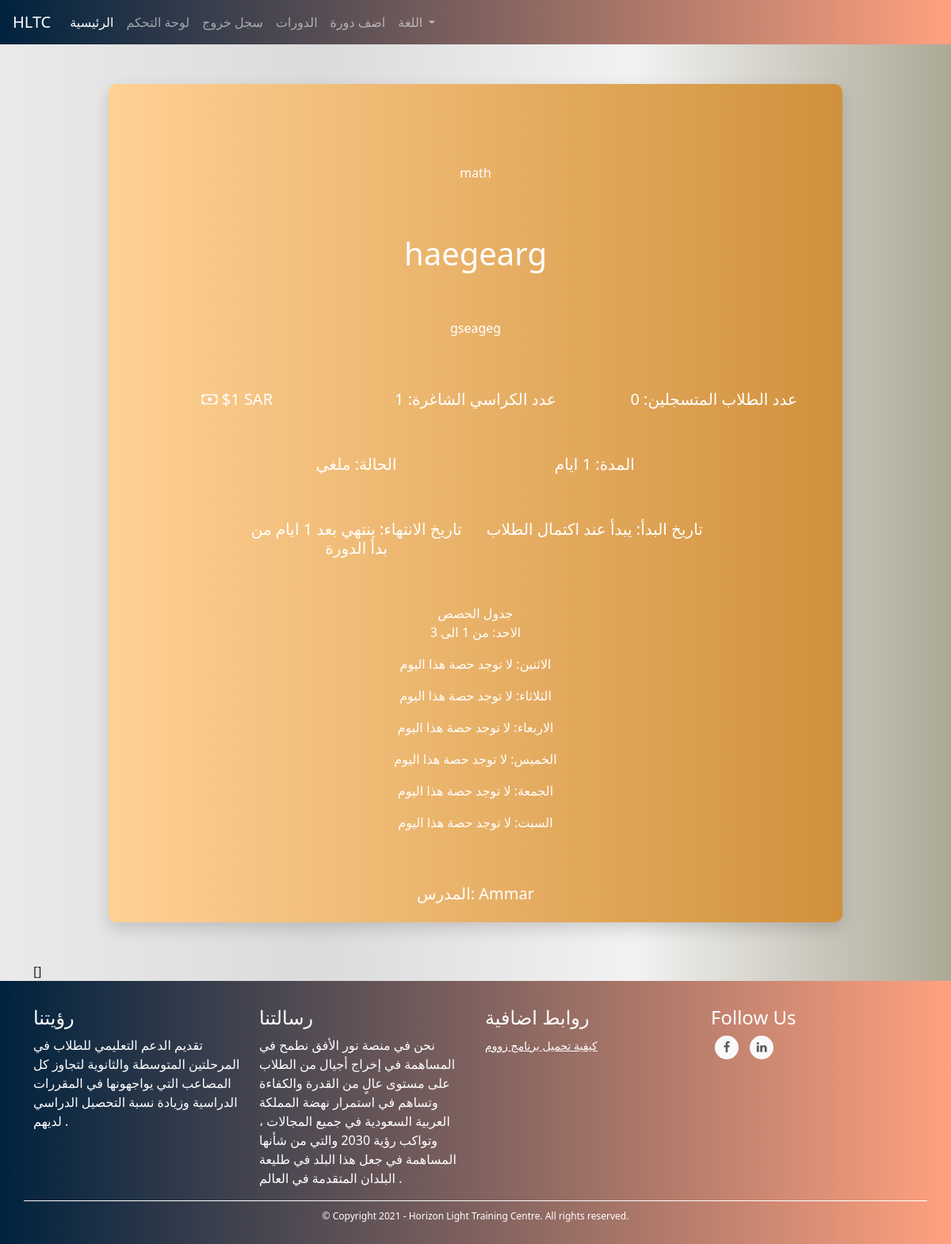
The page /courses/1 (signed in) on the database its author committed.
### TUTOR/models.py (models this page shows, shortened)
class CourseModel(db.Model):
    id = db.Column(db.Integer, primary_key=True)
    name = db.Column(db.String(130), nullable=False)
    description = db.Column(db.String(1000), nullable=False)
    subject = db.Column(db.String(), nullable=False)
    price = db.Column(db.Integer, nullable=False)
    min_students = db.Column(db.Integer, nullable=False)
    max_students = db.Column(db.Integer, nullable=False)
    currency = db.Column(db.String(3), nullable=False)
    began = db.Column(db.Boolean, nullable=False, default=False)
    ended = db.Column(db.Boolean, nullable=False, default=False)
    course_type = db.Column(db.Integer, nullable=False) # 1 for start when min number # 2 for start with min and date
    _period = db.Column(db.Integer, nullable=True) # days
    _start_date = db.Column(db.DateTime, nullable=True)
    _end_date = db.Column(db.DateTime, nullable=True)
    links = db.Column(db.String(), nullable=False) # {"zoom_for_tutor": "link", "zoom_for_students": "link", ...}
    weekly_time_table_json  = db.Column(db.String(1000), nullable=False) # {"saturday": {"from": ..., "to": ...}, ...}
    _state = db.Column(db.String(), nullable=False, default=json.dumps({"state_code": 1, "state_string": "لم تبدأ بعد", "allowed_actions": ["join", "view", "start", "cancel"]})) # {"state_code": 2, "state_string": "قائم", "allowed_actions": ["view", "end"]} {"state_code": 3, "state_string": "انتهى", "allowed_actions": ["delete"]} {"state_code": 4, "state_string": "ملغي", "allowed_actions": ["delete"]}
    number_of_students_paid = db.Column(db.Integer, nullable=False, default=0)
    have_sent_first_payment_emails = db.Column(db.Boolean, nullable=False, default=False)
    created_by_admin = db.Column(db.Boolean, nullable=False)
    creation_date = db.Column(db.DateTime, nullable=False, default=datetime.utcnow)
    payment_model = db.relationship('PaymentModel', backref='course', uselist=False)
    tutor_data_model_id = db.Column(db.Integer, db.ForeignKey('tutor_data_model.id'),
        nullable=False)
    @property
    def period(self):
        if not self._period:
            return int((datetime.date(self._end_date) - datetime.date(self._start_date)).days)
        else:
            return self._period
    @property
    def weekly_time_table(self):
        return json.loads(self.weekly_time_table_json)
    @property
    def start_date(self):
        return "يبدأ عند اكتمال الطلاب" if self._start_date == None else datetime.date(self._start_date)
    @property
    def end_date(self):
        return f"ينتهي بعد {self.period} ايام من بدأ الدورة" if self._end_date == None else datetime.date(self._end_date)
    @property
    def number_of_participants(self):
        return len(self.students)
    @property
    def empty_seats(self):
        return self.max_students - self.number_of_participants
    def link(self, name):
        return json.loads(self.links)[name]
    @property
    def state(self): # hold the course's state for example (is it runnung or hasn't began yet...) this helps with determaning what to do with the couse next for example (if it's running we should look into if it should end)
        return json.loads(self._state)
    @staticmethod
    def is_allowed_to_control_course(course, user):
        user_type = user.user_type
        if not user_type == "student":
            allow_tutors_edit_course_setting = SiteSettingsModel.instance().allow_tutors_to_edit_courses["setting_value"]
            if user_type == "tutor":
                tutor = user.tutor_data_model
                if not allow_tutors_edit_course_setting or not course in tutor.courses:
                    return False
                else:
                    if user == course.tutor.user:
                        return True
                    else:
                        return False
            else:
                return True
        else:
            return False
    def start(self):
        self.began = True
        self._state = json.dumps({"state_code": 2, "state_string": "قائم", "allowed_actions": ["view", "end", "cancel"]})
        if self.course_type == 1:
            now = datetime.date(datetime.utcnow())
            self._start_date = now
            self._end_date = now + timedelta(days=self.period)
        db.session.commit()
        for sdm in self.students: # the paymetn is when a student joins not when the course begins bcz the course wont begin if students didn't pay
            send_student_course_start_email(sdm.user, self)
        send_tutor_course_start_email(self.tutor.user, self)
        return True
    def end(self):
        self.ended = True
        self._state = json.dumps({"state_code": 3, "state_string": "انتهى", "allowed_actions": ["delete"]})
        db.session.commit()
        for sdm in self.students:
            send_student_course_ended_email(sdm.user, self)
        send_tutor_course_ended_email(self.tutor.user, self)
        return True
    def cancel(self):
        self._state = json.dumps({"state_code": 4, "state_string": "ملغي", "allowed_actions": ["delete"]})
        db.session.commit()
        self.payment_model.refund_all()
        for sdm in self.students:
            send_student_course_canceled_email(sdm.user, self)
        send_tutor_course_canceled_email(self.tutor.user, self)
    @property
    def cancelable(self):
        return True if "cancel" in self.state["allowed_actions"] else False

class UserModel(db.Model, UserMixin):
    id = db.Column(db.Integer, primary_key=True)
    first_name = db.Column(db.String(128), nullable=False)
    last_name = db.Column(db.String(128), nullable=False)
    username = db.Column(db.String(20), unique=True, nullable=False)
    email = db.Column(db.String(256), unique=True, nullable=False)
    password = db.Column(db.String(255), nullable=False)
    user_type = db.Column(db.String(30), nullable=False)
    _gender = db.Column(db.Boolean, nullable=False, default=True)
    email_confirmation_code = db.Column(db.String(5), nullable=True)
    is_confirmed = db.Column(db.Boolean, nullable=False, default=False)
    creation_date = db.Column(db.DateTime, nullable=False, default=datetime.utcnow)
    admin_data_model = db.relationship('AdminDataModel', backref='user', uselist=False)
    tutor_data_model = db.relationship('TutorDataModel', backref='user', uselist=False)
    student_data_model = db.relationship('StudentDataModel', backref='user', uselist=False)

### TUTOR/COURSES/routes.py (the view)
@courses_blueprint.route("/courses/<course_id>")
@login_required([])
def course(course_id):
    course = CourseModel.query.get(course_id)
    is_allowed = CourseModel.is_allowed_to_control_course(course, current_user)
    user_type = current_user.user_type
    if user_type == "student":
        return render_template("students/course.html", course=course, is_allowed=is_allowed)
    elif user_type == "tutor":
        return render_template("tutors/course.html", course=course, is_allowed=is_allowed)
    elif user_type in ADMIN_TYPES:
        storage = AdminstrationStorageModel.instance()
        leave_requests = []
        for student in course.students:
            if storage.has_leave_request_for_course(student.id, course.id):
                leave_request = storage.get_leave_request_for_course(student.id, course.id)
                leave_requests.append({student: leave_request})
        return render_template("admins/course.html", course=course, is_allowed=is_allowed, leave_requests=leave_requests)

### TUTOR/COURSES/routes.py (called while the page is built)
@courses_blueprint.context_processor
def utility_processor():
    return dict(get_language_text=LngObj.get_language_text, get_current_page_language_list=LngObj.get_current_page_language_list, languages=LANGUAGES, admin_types=ADMIN_TYPES, settings=SiteSettingsModel.instance(), time_format_conversion=time_format_conversion)

### TUTOR/models.py (called while the page is built)
@login_manager.user_loader
def load_user(user_id):
    return UserModel.query.get(int(user_id))

    @property
    def allow_tutors_to_edit_courses(self):
        return self.settings["allow_tutors_to_edit_courses"]

    @property
    def settings(self):
        return json.loads(self._settings)

    @classmethod
    def instance(cls):
        return cls.query.get(1)

    @classmethod
    def instance(cls):
        return cls.query.get(1)

### TUTOR/utils/languages.py (called while the page is built)
    @staticmethod
    def translate(page_name, language=DEFAULT_LANGUAGE): # returns specific language page
        return LngObj.read_language_file(page_name, language)

    @staticmethod
    def read_language_file(page_name, language):
        path = os.path.join(current_app.root_path,"static", "languages", language + ".json")
        with open(path, "r", encoding='utf-8') as f:
            language_dict = json.loads(f.read())
            page_list = language_dict.get(page_name)
            return page_list if page_list else []

    @staticmethod
    def get_validated_page_language_list(view, language_cookie): # returns specific language page with extra validation
        if not language_cookie or language_cookie not in list(LANGUAGES.keys()):
            page_language_list = LngObj.translate(view)
        else:
            page_language_list = LngObj.translate(view, language_cookie)
        return page_language_list

    @staticmethod
    def get_current_page_language_list(): # returns current page language list
        current_page, _args_dict = reverse_url_for(request.path)
        page_language_list = LngObj.get_validated_page_language_list(current_page, request.cookies.get("language"))
        return page_language_list

    @staticmethod
    def get_language_text(tag, language_list): # returns single text using it's tag
        return next(x.get("description") for x in language_list if x.get("tag") == tag)

### TUTOR/templates/admins/course.html (shortened to what this page needs)
{% extends "template.html" %}
{% block content %}
    <link rel="stylesheet" href="{{ url_for('static', filename='css/course.css') }}">
    <link rel="stylesheet" href="https://cdn.jsdelivr.net/npm/bootstrap-icons@1.3.0/font/bootstrap-icons.css">
    <div class="container parent-cont">
    <div class="row justify-content-center parent-row">
    <div class="col-sm-10 parent-col">
    <div class="container my-cont">
        <div class="row justify-content-center my-row">
            <div class="col my-col">
                <p id="heights-elemnt">{{course.subject}}</p>
            </div>
        </div>
        <div class="row justify-content-center my-row">
            <div class="col my-col">
                <h1>{{course.name}}</h1>
            </div>
        </div>
        <div class="row justify-content-center my-row">
            <div class="col my-col">
                <p>{{ course.description }}</p>
            </div>
        </div>
        <div class="row justify-content-center my-row">
            <div class="col-4 my-col">
                <h5><i class="bi bi-cash"></i> ${{ course.price }} {{ course.currency }}</h5>
            </div>
            <div class="col-4 my-col">
                <h5>عدد الكراسي الشاغرة: {{ course.empty_seats }}</h5>
            </div>
            <div class="col-4 my-col">
                <h5>عدد الطلاب المتسجلين: {{ course.number_of_participants }}</h5>
            </div>
        </div>
        <div class="row justify-content-center my-row">
            <div class="col-4 my-col">
                <h5>الحالة: {{ course.state.state_string }}</h5>
            </div>
            <div class="col-4 my-col">
                <h5>المدة: {{ course.period }} ايام</h5>
            </div>
        </div>
        <div class="row justify-content-center my-row">
            <div class="col-4 my-col">
                <h5>تاريخ الانتهاء: {{ course.end_date }}</h5>
            </div>
            <div class="col-4 my-col">
                <h5>تاريخ البدأ: {{ course.start_date }}</h5>
            </div>
        </div>
        <div class="row justify-content-center my-row">
            جدول الحصص
            {% for day, time_obj in course.weekly_time_table.items() %}
                {% if time_obj.from != "None" and time_obj.to != "None" %}
                    <div class="col-12 my-col">
                        <p>{{ get_language_text(day, get_current_page_language_list()) }}: {{ get_language_text('from', get_current_page_language_list()) }} {{ time_obj.from }} {{ get_language_text('to', get_current_page_language_list()) }} {{ time_obj.to }}</p>
                    </div>
                {% else %}
                    <div class="col-12 my-col">
                        <p>{{ get_language_text(day, get_current_page_language_list()) }}: {{ get_language_text("no class today", get_current_page_language_list()) }}</p>
                    </div>
                {% endif %}
            {% endfor %}
        </div>
        <div class="row justify-content-center my-row">
            <div class="col-12 my-col mb-3">
                <h5>المدرس: {{ course.tutor.user.first_name }}</h5>
            </div>
        </div>
    </div>
</div>
</div>
        {{ leave_requests }}
</div>
{% endblock %}

### TUTOR/static/css/global.css (style rules this page uses)
body { background: #ADA996; background: -webkit-linear-gradient(to right, #EAEAEA, #DBDBDB, #F2F2F2, #ADA996); background: linear-gradient(to right, #EAEAEA, #DBDBDB, #F2F2F2, #ADA996); }

### TUTOR/static/css/course.css (style rules this page uses)
.my-cont { border-radius: 10px; -webkit-box-shadow: 0px 8px 20px 0px rgba(0, 0, 0, 0.15); -moz-box-shadow: 0px 8px 20px 0px rgba(0, 0, 0, 0.15); box-shadow: 0px 8px 20px 0px rgba(0, 0, 0, 0.15); background: #D1913C; background: -webkit-linear-gradient(to right, #FFD194, #D1913C); background: linear-gradient(to right, #FFD194, #D1913C); color: white; }
.my-row { margin-top: 50px; margin-bottom: 50px; }
.my-col { text-align: center; }
#heights-elemnt { margin-top: 100px; }

### rows shown on the page
CourseModel: subject "math", name "haegearg", description "gseageg", price "1", currency "SAR", empty_seats "1", state.state_string "ملغي", end_date "ينتهي بعد 1 ايام من بدأ الدورة", start_date "يبدأ عند اكتمال الطلاب"
UserModel: tutor.user.first_name "Ammar"

### other values the page prints
{{ course.number_of_participants }} "0"
{{ get_language_text(day, get_current_page_language_list()) }} "الاحد"
{{ get_language_text('from', get_current_page_language_list()) }} "من"
{{ get_language_text('to', get_current_page_language_list()) }} "الى"
{{ time_obj.to }} "3"
{{ get_language_text(day, get_current_page_language_list()) }} "الاثنين" "الثلاثاء" "الاربعاء" "الخميس" "الجمعة" "السبت"
{{ get_language_text("no class today", get_current_page_language_list()) }} "لا توجد حصة هذا اليوم" "لا توجد حصة هذا اليوم" "لا توجد حصة هذا اليوم" "لا توجد حصة هذا اليوم" "لا توجد حصة هذا اليوم" "لا توجد حصة هذا اليوم"
{{ leave_requests }} "[]"
